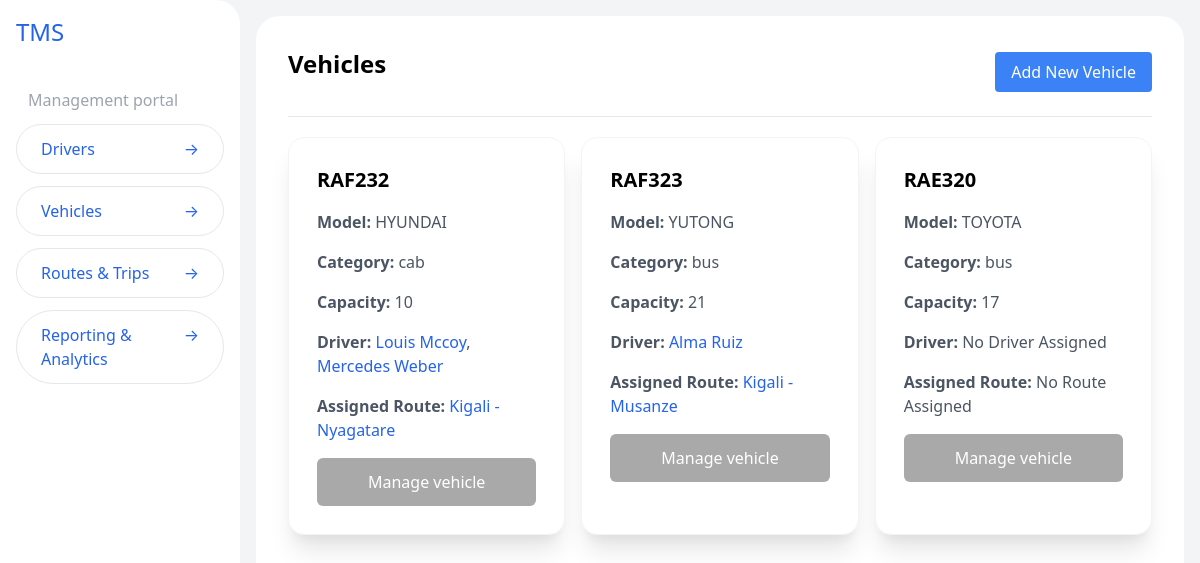
Before: /vehicles/ with the older database file.
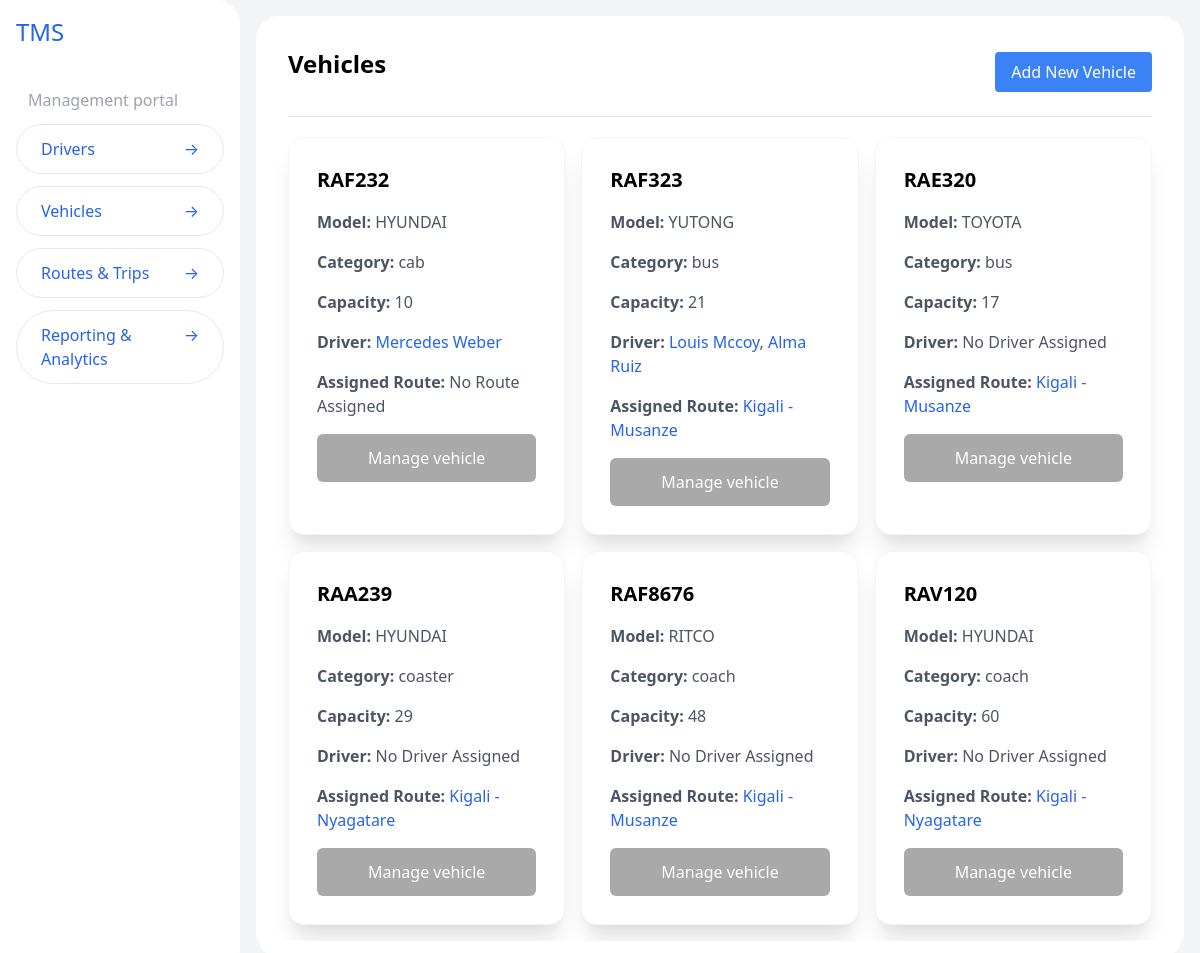
After: the same page with the newer database file.
### vehicles/models.py (models this page shows, shortened)
class Vehicle(models.Model):
    NUMBER_PLATE_MAX_LENGTH = 15
    MODEL_MAX_LENGTH = 50
    CATEGORY_CHOICES = [
        ('taxi', 'Taxi'),
        ('cab', 'Cab'),
        ('bus', 'Bus'),
        ('coaster', 'Coaster (Minibus)'),
        ('coach', 'Coach'),
        ('bike', 'Bike'),
        ('van', 'Van'),
    ]
    license_plate = models.CharField(max_length=NUMBER_PLATE_MAX_LENGTH, unique=True)
    model = models.CharField(max_length=MODEL_MAX_LENGTH)
    capacity = models.IntegerField()
    category = models.CharField(max_length=50, choices=CATEGORY_CHOICES, default=CATEGORY_CHOICES[0])
    status = models.CharField(max_length=20, choices=[('active', 'Active'), ('inactive', 'Inactive')])
    route = models.ForeignKey(Route, on_delete=models.SET_NULL, null=True, blank=True, related_name='vehicles')

### drivers/models.py (models this page shows, shortened)
class Driver(models.Model):
  name = models.CharField(max_length=100)
  license_number = models.CharField(max_length=50, unique=True)
  vehicle = models.ForeignKey(Vehicle, on_delete=models.SET_NULL, null=True, blank=True)

### routes/models.py (models this page shows)
class Route(models.Model):
  start_location = models.CharField(max_length=100)
  end_location = models.CharField(max_length=100)
  estimated_travel_time = models.DurationField()
  distance = models.FloatField()
  def __str__(self):
    return f"{self.start_location} - {self.end_location}"

### vehicles/views.py (the view)
# urls.py: path('', vehicles_list, name='vehicle-list'),
def vehicles_list(request):
  vehicles = Vehicle.objects.all()
  return render(request, 'vehicles-list.html', {'vehicles': vehicles })

### vehicles/templates/vehicles-list.html
{% extends "layout.html" %} {% block title %}TMS | Manage Vehicles{% endblock %} {% block content %}
<div class="container mx-auto p-4">
  <div class="flex items-center justify-between">
    <h1 class="text-2xl font-bold mb-4">Vehicles</h1>
    <a href="{% url 'create-vehicle' %}" class="bg-blue-500 text-white px-4 py-2 rounded">Add New Vehicle</a>
  </div>
  <div class="grid grid-cols-1 md:grid-cols-2 lg:grid-cols-3 gap-4 border-t border-gray-200 mt-5 pt-5">
    {% if vehicles %} {% for vehicle in vehicles %}
    <div class="bg-white p-7 rounded-2xl shadow-xl space-y-4 border border-gray-100">
      <h2 class="text-xl font-semibold">{{ vehicle.license_plate }}</h2>
      <p class="text-gray-600"><strong>Model:</strong> {{ vehicle.model }}</p>
      <p class="text-gray-600"><strong>Category:</strong> {{ vehicle.category }}</p>
      <p class="text-gray-600"><strong>Capacity:</strong> {{ vehicle.capacity }}</p>
      <p class="text-gray-600">
        <strong>Driver:</strong>
        {% if vehicle.driver_set.all %} {% for driver in vehicle.driver_set.all %}
        <a href="{% url 'view-driver' driver.id %}" class="text-blue-600">{{ driver.name }}</a>{% if not forloop.last %}, {% endif %} {% endfor %} {% else %} No
        Driver Assigned {% endif %}
      </p>
      <p class="text-gray-600">
        <strong>Assigned Route:</strong>
        {% if vehicle.route %}
        <a href="{% url 'route-details' vehicle.route.id %}" class="text-blue-600">{{ vehicle.route }}</a>
        {% else %} No Route Assigned {% endif %}
      </p>
      <a href="{% url 'view-vehicle' vehicle.id %}" class="btn view-btn py-3 block text-center">Manage vehicle</a>
    </div>
    {% endfor %} {% else %}
    <p class="text-center text-gray-500">No vehicles found</p>
    {% endif %}
  </div>
</div>
{% endblock %}

### base/templates/layout.html (shortened to what this page needs)
{% load static %}
<!DOCTYPE html>
<html lang="en">
  <head>
    <link rel="stylesheet" href="{% static 'css/styles.css' %}" />
    <link href="https://cdn.jsdelivr.net/npm/tailwindcss@^2.0/dist/tailwind.min.css" rel="stylesheet" />
  </head>
  <body class="bg-gray-100 font-sans">
    <div class="w-full flex h-screen">
      <aside class="h-screen w-1/5 bg-white p-4 rounded-r-3xl">
        <h1 class="text-blue-600 text-2xl">TMS</h1>
        <nav class="mt-10 w-full">
          <p class="text-gray-400 px-3">Management portal</p>
          <div class="space-y-3 mt-3">
            <a
              href="{% url 'driver-list' %}"
              class="block text-blue-600 w-full py-3 px-6 rounded-full cursor-pointer border border-gray-200 hover:border-blue-600 hover:bg-blue-600 hover:text-white transition-all duration-300 flex justify-between">
              <span> Drivers </span>
              <span> &rarr; </span></a
            >
            <a
              href="{% url 'vehicle-list' %}"
              class="block text-blue-600 w-full py-3 px-6 rounded-full cursor-pointer border border-gray-200 hover:border-blue-600 hover:bg-blue-600 hover:text-white transition-all duration-300 flex justify-between">
              <span> Vehicles </span>
              <span> &rarr; </span></a
            >
            <a
              href="{% url 'routes-list'%}"
              class="block text-blue-600 w-full py-3 px-6 rounded-full cursor-pointer border border-gray-200 hover:border-blue-600 hover:bg-blue-600 hover:text-white transition-all duration-300 flex justify-between">
              <span> Routes & Trips </span>
              <span> &rarr; </span></a
            >
            <a
              href="#"
              class="block text-blue-600 w-full py-3 px-6 rounded-full cursor-pointer border border-gray-200 hover:border-blue-600 hover:bg-blue-600 hover:text-white transition-all duration-300 flex justify-between">
              <span> Reporting & Analytics </span>
              <span> &rarr; </span></a
            >
          </div>
        </nav>
      </aside>
      <main class="flex-1 flex-grow m-4 p-4 flex flex-col bg-white rounded-3xl">
        <div class="flex-1 h-full rounded-3xl overflow-y-scroll">{% block content %} {% endblock %}</div>
      </main>
    </div>
  </body>
</html>

### base/static/css/styles.css (style rules this page uses)
.btn { color: #fff; padding: 0.25rem 0.75rem; border-radius: 0.375rem; cursor: pointer; border: none; text-align: center; }
.view-btn, .edit-btn { background-color: #a9a9a9; }
a { color: #007BFF; text-decoration: none; }

Changed rows visible on the page:
changed Vehicle "RAF232": loses Driver (name "Louis Mccoy"); route "Kigali - Nyagatare" → (not shown); now shows "No Route Assigned"
changed Vehicle "RAF323": gains Driver (name "Louis Mccoy")
changed Vehicle "RAE320": route (not shown) → "Kigali - Musanze"; no longer shows "No Route Assigned"
added Vehicle: license_plate "RAA239", model "HYUNDAI", category "coaster", capacity "29", shows "No Driver Assigned", route "Kigali - Nyagatare"
added Vehicle: license_plate "RAF8676", model "RITCO", category "coach", capacity "48", shows "No Driver Assigned", route "Kigali - Musanze"
added Vehicle: license_plate "RAV120", model "HYUNDAI", category "coach", capacity "60", shows "No Driver Assigned", route "Kigali - Nyagatare"
